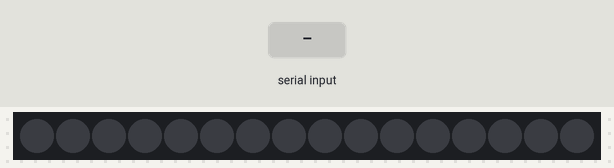
Bench run of a sketch on a simulated Arduino Uno, built with avr-gcc and run on an emulated ATmega328P. Shown: 16 RGB LEDs in strip order, left to right. The test bench sets the inputs (shaded band).

Above: at 1.2 s.
1.3 s: "c" received over Serial
At 1.46 s:
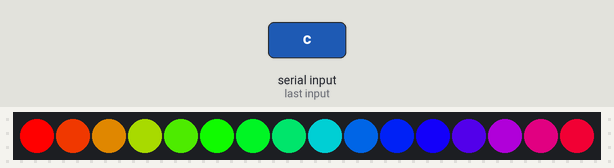
At 2.09 s:
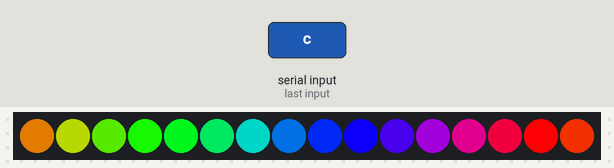
Timing chart, 0 to 4.3 s (numbered marks = the images above; inputs shaded):
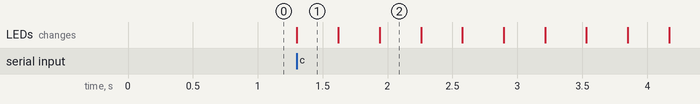

The sketch:

robot_light.ino
```cpp
#include <Adafruit_NeoPixel.h>
#ifdef __AVR__
  #include <avr/power.h>
#endif

#define PIN 7

Adafruit_NeoPixel strip = Adafruit_NeoPixel(16, PIN, NEO_GRB + NEO_KHZ800);

int incomingByte;

void setup() {
  Serial.begin(9600);


  strip.begin();
  strip.show(); // Initialize all pixels to 'off'
}

void loop() {
          if (Serial.available() > 0) {
                // read the incoming byte:
               incomingByte = Serial.read();
                if (incomingByte == 'w'){
                  //white
                 colorWipe(strip.Color(255, 255, 255), 50 );

                }
                if (incomingByte == 'c'){
                  //rainbowCycle
               rainbowCycle(20);
               }
               if (incomingByte == 'g'){
                //green
                colorWipe(strip.Color(0, 255, 0), 50);
               }
               if (incomingByte == 'r'){
                //red
                colorWipe(strip.Color(255, 0, 0), 50);
               }
               if (incomingByte == 'b'){
                //blue
                colorWipe(strip.Color(0, 0, 255), 50);
               }

          }
}


void colorWipe(uint32_t c, uint8_t wait) {
  for(uint16_t i=0; i<strip.numPixels(); i++) {
    strip.setPixelColor(i, c);
    strip.show();
    delay(wait);
  }
}

void rainbowCycle(uint8_t wait) {
  uint16_t i, j;

  for(j=0; j<256*5; j++) { // 5 cycles of all colors on wheel
    for(i=0; i< strip.numPixels(); i++) {
      strip.setPixelColor(i, Wheel(((i * 256 / strip.numPixels()) + j) & 255));
    }
    strip.show();
    delay(wait);
  }
}

uint32_t Wheel(byte WheelPos) {
  WheelPos = 255 - WheelPos;
  if(WheelPos < 85) {
    return strip.Color(255 - WheelPos * 3, 0, WheelPos * 3);
  }
  if(WheelPos < 170) {
    WheelPos -= 85;
    return strip.Color(0, WheelPos * 3, 255 - WheelPos * 3);
  }
  WheelPos -= 170;
  return strip.Color(WheelPos * 3, 255 - WheelPos * 3, 0);
}
```

Measured:
- after the input at 1.3 s, the LEDs: change at once (image 1)
